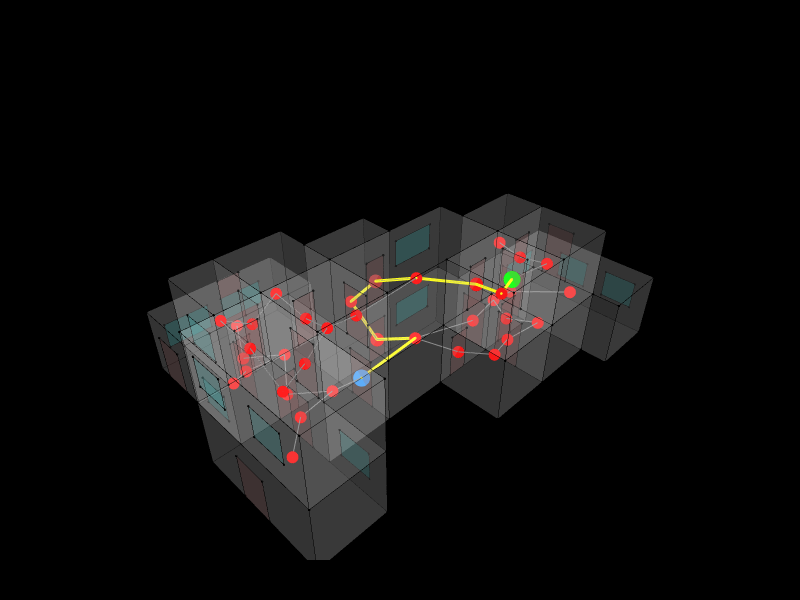

This figure's notebook cell:
### Markdown cell above
## 10. Path Visualisation

The path from room 0 to room 38 passes through **8 intermediate rooms** and covers a centroid-to-centroid distance of approximately **15,955 units**. Start room — green. End room — blue. Path — yellow.

8 hops for a cross-building journey indicates the building has significant network depth. An occupant cannot take a shortcut — they must thread through the full chain of connecting spaces.

### Code cell
for v in g_verts:
    Topology.SetDictionary(v, Dictionary.ByKeysValues(["size", "color"], [14, "red"]))
Topology.SetDictionary(start_v, Dictionary.ByKeysValues(["size", "color"], [20, "lime"]))
Topology.SetDictionary(end_v,   Dictionary.ByKeysValues(["size", "color"], [20, "dodgerblue"]))

for e in Graph.Edges(g_circ):
    Topology.SetDictionary(e, Dictionary.ByKeysValues(["width", "color"], [2, "grey"]))
if shortest_path:
    for e in Topology.Edges(shortest_path):
        Topology.SetDictionary(e, Dictionary.ByKeysValues(["width", "color"], [6, "yellow"]))

show_list = [cc, ap_cluster, g_circ]
if shortest_path:
    show_list.append(shortest_path)

Topology.Show(
    *show_list,
    faceColorKey="color",
    vertexSizeKey="size",
    vertexColorKey="color",
    edgeWidthKey="width",
    edgeColorKey="color",
    faceOpacity=0.12,
    backgroundColor="black",
    width=800,
    height=600,
    renderer=renderer
)

### Figure 1 — Plotly figure (JSON) as saved in the notebook; plotly's stock layout.template omitted (floating-point values rounded to 4 significant figures; data arrays with more than 128 entries replaced by an {"elided": "..."} marker saying what was removed)
{"data": [{"customdata": ["", "", "", "", "", "", "", "", "", "", "", "", "", "", "", "", "", "", "", "", "", "", "", "", "", "", "", "", "", "", "", "", "", "", "", "", "", "", "", "", "", "", "", "", "", "", "", "", "", "", "", "", "", "", "", "", "", "", "", "", "", "", "", "", "", "", "", "", "", "", "", "", "", "", "", "", "", "", "", ""], "hoverinfo": "text", "hovertemplate": ["Click ", "Click ", "Click ", "Click ", "Click ", "Click ", "Click ", "Click ", "Click ", "Click ", "Click ", "Click ", "Click ", "Click ", "Click ", "Click ", "Click ", "Click ", "Click ", "Click ", "Click ", "Click ", "Click ", "Click ", "Click ", "Click ", "Click ", "Click ", "Click ", "Click ", "Click ", "Click ", "Click ", "Click ", "Click ", "Click ", "Click ", "Click ", "Click ", "Click ", "Click ", "Click ", "Click ", "Click ", "Click ", "Click ", "Click ", "Click ", "Click ", "Click ", "Click ", "Click ", "Click ", "Click ", "Click ", "Click ", "Click ", "Click ", "Click ", "Click ", "Click ", "Click ", "Click ", "Click ", "Click ", "Click ", "Click ", "Click ", "Click ", "Click ", "Click ", "Click ", "Click ", "Click ", "Click ", "Click ", "Click ", "Click ", "Click ", "Click "], "hovertext": ["", "", "", "", "", "", "", "", "", "", "", "", "", "", "", "", "", "", "", "", "", "", "", "", "", "", "", "", "", "", "", "", "", "", "", "", "", "", "", "", "", "", "", "", "", "", "", "", "", "", "", "", "", "", "", "", "", "", "", "", "", "", "", "", "", "", "", "", "", "", "", "", "", "", "", "", "", "", "", ""], "legendgroup": "1", "legendrank": 1, "marker": {"color": ["#000000", "#000000", "#000000", "#000000", "#000000", "#000000", "#000000", "#000000", "#000000", "#000000", "#000000", "#000000", "#000000", "#000000", "#000000", "#000000", "#000000", "#000000", "#000000", "#000000", "#000000", "#000000", "#000000", "#000000", "#000000", "#000000", "#000000", "#000000", "#000000", "#000000", "#000000", "#000000", "#000000", "#000000", "#000000", "#000000", "#000000", "#000000", "#000000", "#000000", "#000000", "#000000", "#000000", "#000000", "#000000", "#000000", "#000000", "#000000", "#000000", "#000000", "#000000", "#000000", "#000000", "#000000", "#000000", "#000000", "#000000", "#000000", "#000000", "#000000", "#000000", "#000000", "#000000", "#000000", "#000000", "#000000", "#000000", "#000000", "#000000", "#000000", "#000000", "#000000", "#000000", "#000000", "#000000", "#000000", "#000000", "#000000", "#000000", "#000000"], "line": {"width": 0}, "opacity": 1, "size": [2.8, 2.8, 2.8, 2.8, 2.8, 2.8, 2.8, 2.8, 2.8, 2.8, 2.8, 2.8, 2.8, 2.8, 2.8, 2.8, 2.8, 2.8, 2.8, 2.8, 2.8, 2.8, 2.8, 2.8, 2.8, 2.8, 2.8, 2.8, 2.8, 2.8, 2.8, 2.8, 2.8, 2.8, 2.8, 2.8, 2.8, 2.8, 2.8, 2.8, 2.8, 2.8, 2.8, 2.8, 2.8, 2.8, 2.8, 2.8, 2.8, 2.8, 2.8, 2.8, 2.8, 2.8, 2.8, 2.8, 2.8, 2.8, 2.8, 2.8, 2.8, 2.8, 2.8, 2.8, 2.8, 2.8, 2.8, 2.8, 2.8, 2.8, 2.8, 2.8, 2.8, 2.8, 2.8, 2.8, 2.8, 2.8, 2.8, 2.8], "sizemode": "diameter", "symbol": "circle"}, "mode": "markers", "name": "1: Untitled (Vertices)", "showlegend": false, "text": ["", "", "", "", "", "", "", "", "", "", "", "", "", "", "", "", "", "", "", "", "", "", "", "", "", "", "", "", "", "", "", "", "", "", "", "", "", "", "", "", "", "", "", "", "", "", "", "", "", "", "", "", "", "", "", "", "", "", "", "", "", "", "", "", "", "", "", "", "", "", "", "", "", "", "", "", "", "", "", ""], "type": "scatter3d", "x": [13310, 16310, 16310, 13310, 10310, 13310, 16310, 16310, 10310, 16310, 16310, 13310, 10310, 10310, 16310, 13310, 16310, 16310, 13310, 10310, 10310, 13310, 10310, 13310, 10310, 10310, 13310, 16310, 13310, 16310, 19310, 19310, 19310, 19310, 7310, 7310, 7310, 7310, 19310, 19310, 16310, 13310, 7310, 7310, 10310, 7310, 7310, 10310, 7310, 10310, 19310, 19310, 7310, 5512.0, 4310, 4310, 7310, 5512.0, 4310, 4310, 22310, 22310, 19310, 22310, 22310, 19310, 19310, 7310, 4310, 4310, 5512.0, 5512.0, 5512.0, 5512.0, 11510.0, 5512.0, 11510.0, 11510.0, 5512.0, 11510.0], "y": [-760, -760, -760, -760, -3760, -3760, -3760, -1962.0, -760, -1962.0, -3760, -3760, -3760, -760, -760, -760, -1962.0, -3760, -3760, -3760, -760, 740, 740, 740, 740, 740, -6760, -6760, -6760, -6760, -3760, -1962.0, -3760, -1962.0, -3760, -760, -3760, -760, -1962.0, -3760, -6760, -6760, -3760, -760, 2240, 2240, 2240, 2240, 2240, 2240, -6760, -6760, -6760, -760, -760, -6760, -6760, -760, -760, -6760, -1962.0, -7962.0, -7962.0, -1962.0, -7962.0, -7962.0, -6760, -6760, -6760, -760, -760, 2240, 2240, 2240, 2240, 5240, 5240, 2240, 5240, 5240], "z": [6000, 6000, 3000, 3000, 6000, 6000, 6000, 6000, 6000, 3000, 3000, 3000, 3000, 3000, 0, 0, 0, 0, 0, 0, 0, 6000, 6000, 0, 3000, 0, 6000, 6000, 3000, 3000, 6000, 6000, 3000, 3000, 6000, 6000, 3000, 3000, 0, 0, 0, 0, 0, 0, 6000, 6000, 3000, 3000, 0, 0, 6000, 3000, 6000, 6000, 6000, 6000, 3000, 3000, 3000, 3000, 3000, 3000, 3000, 0, 0, 0, 0, 0, 0, 0, 0, 6000, 3000, 0, 3000, 3000, 3000, 0, 0, 0]}, {"hoverinfo": "text", "hovertext": [], "legendgroup": "2", "legendrank": 2, "line": {"color": "#000000", "dash": "solid", "width": 1}, "marker": {"color": "#000000", "size": 0.25, "symbol": "circle"}, "mode": "markers+lines", "name": "1: Untitled (Edges)", "showlegend": false, "text": [], "type": "scatter3d", "x": {"elided": "474 float values"}, "y": {"elided": "474 float values"}, "z": {"elided": "474 int values"}}, {"cmax": 1, "cmin": 0, "color": "#FAFAFA", "colorscale": [[0, "#440154"], [0.1111, "#482878"], [0.2222, "#3e4989"], [0.3333, "#31688e"], [0.4444, "#26828e"], [0.5556, "#1f9e89"], [0.6667, "#35b779"], [0.7778, "#6ece58"], [0.8889, "#b5de2b"], [1, "#fde725"]], "facecolor": {"elided": "224 str values"}, "flatshading": true, "hoverinfo": "text", "hovertext": {"elided": "224 str values"}, "i": {"elided": "224 int values"}, "j": {"elided": "224 int values"}, "k": {"elided": "224 int values"}, "legendgroup": "3", "legendrank": 3, "lighting": {"facenormalsepsilon": 0}, "name": "1: Untitled (Faces)", "opacity": 0.12, "showlegend": false, "showscale": false, "text": {"elided": "224 str values"}, "type": "mesh3d", "x": [16310, 13310, 13310, 16310, 10310, 10310, 13310, 16310, 16310, 16310, 13310, 16310, 10310, 10310, 16310, 13310, 16310, 13310, 16310, 10310, 10310, 13310, 10310, 13310, 10310, 10310, 16310, 13310, 13310, 16310, 19310, 19310, 19310, 19310, 7310, 7310, 7310, 7310, 19310, 19310, 16310, 13310, 7310, 7310, 7310, 10310, 7310, 10310, 7310, 10310, 19310, 19310, 4310, 7310, 4310, 5512.0, 7310, 5512.0, 4310, 4310, 19310, 22310, 22310, 22310, 22310, 19310, 19310, 7310, 4310, 4310, 5512.0, 5512.0, 5512.0, 5512.0, 11510.0, 11510.0, 5512.0, 11510.0, 5512.0, 11510.0], "y": [-760, -760, -760, -760, -760, -3760, -3760, -1962.0, -3760, -1962.0, -3760, -3760, -3760, -760, -760, -760, -1962.0, -3760, -3760, -3760, -760, 740, 740, 740, 740, 740, -6760, -6760, -6760, -6760, -1962.0, -3760, -3760, -1962.0, -760, -3760, -3760, -760, -1962.0, -3760, -6760, -6760, -3760, -760, 2240, 2240, 2240, 2240, 2240, 2240, -6760, -6760, -6760, -6760, -760, -760, -6760, -760, -760, -6760, -7962.0, -7962.0, -1962.0, -1962.0, -7962.0, -7962.0, -6760, -6760, -6760, -760, -760, 2240, 2240, 2240, 2240, 5240, 5240, 2240, 5240, 5240], "z": [3000, 3000, 6000, 6000, 6000, 6000, 6000, 6000, 6000, 3000, 3000, 3000, 3000, 3000, 0, 0, 0, 0, 0, 0, 0, 6000, 6000, 0, 3000, 0, 6000, 6000, 3000, 3000, 6000, 6000, 3000, 3000, 6000, 6000, 3000, 3000, 0, 0, 0, 0, 0, 0, 6000, 6000, 3000, 3000, 0, 0, 6000, 3000, 6000, 6000, 6000, 6000, 3000, 3000, 3000, 3000, 3000, 3000, 3000, 0, 0, 0, 0, 0, 0, 0, 0, 6000, 3000, 0, 3000, 3000, 3000, 0, 0, 0]}, {"customdata": {"elided": "144 str values"}, "hoverinfo": "text", "hovertemplate": {"elided": "144 str values"}, "hovertext": {"elided": "144 str values"}, "legendgroup": "5", "legendrank": 5, "marker": {"color": {"elided": "144 str values"}, "line": {"width": 0}, "opacity": 1, "size": {"elided": "144 float values"}, "sizemode": "diameter", "symbol": "circle"}, "mode": "markers", "name": "2: Untitled (Vertices)", "showlegend": false, "text": {"elided": "144 str values"}, "type": "scatter3d", "x": {"elided": "144 float values"}, "y": {"elided": "144 float values"}, "z": {"elided": "144 float values"}}, {"hoverinfo": "text", "hovertext": [], "legendgroup": "6", "legendrank": 6, "line": {"color": "#000000", "dash": "solid", "width": 1}, "marker": {"color": "#000000", "size": 0.25, "symbol": "circle"}, "mode": "markers+lines", "name": "2: Untitled (Edges)", "showlegend": false, "text": [], "type": "scatter3d", "x": {"elided": "432 float values"}, "y": {"elided": "432 float values"}, "z": {"elided": "432 float values"}}, {"cmax": 1, "cmin": 0, "color": "#FAFAFA", "colorscale": [[0, "#440154"], [0.1111, "#482878"], [0.2222, "#3e4989"], [0.3333, "#31688e"], [0.4444, "#26828e"], [0.5556, "#1f9e89"], [0.6667, "#35b779"], [0.7778, "#6ece58"], [0.8889, "#b5de2b"], [1, "#fde725"]], "facecolor": ["#A52A2A", "#A52A2A", "#A52A2A", "#A52A2A", "#A52A2A", "#A52A2A", "#A52A2A", "#A52A2A", "#A52A2A", "#A52A2A", "#A52A2A", "#A52A2A", "#A52A2A", "#A52A2A", "#A52A2A", "#A52A2A", "#A52A2A", "#A52A2A", "#A52A2A", "#A52A2A", "#A52A2A", "#A52A2A", "#A52A2A", "#A52A2A", "#A52A2A", "#A52A2A", "#A52A2A", "#A52A2A", "#A52A2A", "#A52A2A", "#A52A2A", "#A52A2A", "#A52A2A", "#A52A2A", "#A52A2A", "#A52A2A", "#A52A2A", "#A52A2A", "#A52A2A", "#A52A2A", "#A52A2A", "#A52A2A", "#A52A2A", "#A52A2A", "#A52A2A", "#A52A2A", "#A52A2A", "#A52A2A", "#00FFFF", "#00FFFF", "#00FFFF", "#00FFFF", "#00FFFF", "#00FFFF", "#00FFFF", "#00FFFF", "#00FFFF", "#00FFFF", "#00FFFF", "#00FFFF", "#00FFFF", "#00FFFF", "#00FFFF", "#00FFFF", "#00FFFF", "#00FFFF", "#00FFFF", "#00FFFF", "#00FFFF", "#00FFFF", "#00FFFF", "#00FFFF"], "flatshading": true, "hoverinfo": "text", "hovertext": ["Face_01", "Face_02", "Face_03", "Face_04", "Face_05", "Face_06", "Face_07", "Face_08", "Face_09", "Face_10", "Face_11", "Face_12", "Face_13", "Face_14", "Face_15", "Face_16", "Face_17", "Face_18", "Face_19", "Face_20", "Face_21", "Face_22", "Face_23", "Face_24", "Face_25", "Face_26", "Face_27", "Face_28", "Face_29", "Face_30", "Face_31", "Face_32", "Face_33", "Face_34", "Face_35", "Face_36", "Face_37", "Face_38", "Face_39", "Face_40", "Face_41", "Face_42", "Face_43", "Face_44", "Face_45", "Face_46", "Face_47", "Face_48", "Face_49", "Face_50", "Face_51", "Face_52", "Face_53", "Face_54", "Face_55", "Face_56", "Face_57", "Face_58", "Face_59", "Face_60", "Face_61", "Face_62", "Face_63", "Face_64", "Face_65", "Face_66", "Face_67", "Face_68", "Face_69", "Face_70", "Face_71", "Face_72"], "i": [0, 3, 4, 7, 8, 11, 12, 12, 16, 19, 20, 23, 24, 24, 28, 31, 32, 35, 36, 36, 40, 40, 44, 47, 48, 48, 52, 55, 56, 59, 60, 60, 64, 64, 68, 68, 72, 72, 76, 76, 80, 80, 84, 84, 88, 88, 92, 95, 96, 96, 100, 100, 104, 104, 108, 108, 112, 112, 116, 119, 120, 120, 124, 124, 128, 128, 132, 135, 136, 136, 140, 140], "j": [1, 1, 5, 5, 9, 9, 13, 14, 17, 17, 21, 21, 25, 26, 29, 29, 33, 33, 37, 38, 41, 42, 45, 45, 49, 50, 53, 53, 57, 57, 61, 62, 65, 66, 69, 70, 73, 74, 77, 78, 81, 82, 85, 86, 89, 90, 93, 93, 97, 98, 101, 102, 105, 106, 109, 110, 113, 114, 117, 116, 121, 122, 125, 126, 129, 130, 133, 132, 137, 138, 141, 142], "k": [2, 0, 6, 4, 10, 8, 14, 15, 18, 16, 22, 20, 26, 27, 30, 28, 34, 32, 38, 39, 42, 43, 46, 44, 50, 51, 54, 52, 58, 56, 62, 63, 66, 67, 70, 71, 74, 75, 78, 79, 82, 83, 86, 87, 90, 91, 94, 92, 98, 99, 102, 103, 106, 107, 110, 111, 114, 115, 118, 118, 122, 123, 126, 127, 130, 131, 134, 134, 138, 139, 142, 143], "legendgroup": "7", "legendrank": 7, "lighting": {"facenormalsepsilon": 0}, "name": "2: Untitled (Faces)", "opacity": 0.12, "showlegend": false, "showscale": false, "text": ["Face_01", "Face_02", "Face_03", "Face_04", "Face_05", "Face_06", "Face_07", "Face_08", "Face_09", "Face_10", "Face_11", "Face_12", "Face_13", "Face_14", "Face_15", "Face_16", "Face_17", "Face_18", "Face_19", "Face_20", "Face_21", "Face_22", "Face_23", "Face_24", "Face_25", "Face_26", "Face_27", "Face_28", "Face_29", "Face_30", "Face_31", "Face_32", "Face_33", "Face_34", "Face_35", "Face_36", "Face_37", "Face_38", "Face_39", "Face_40", "Face_41", "Face_42", "Face_43", "Face_44", "Face_45", "Face_46", "Face_47", "Face_48", "Face_49", "Face_50", "Face_51", "Face_52", "Face_53", "Face_54", "Face_55", "Face_56", "Face_57", "Face_58", "Face_59", "Face_60", "Face_61", "Face_62", "Face_63", "Face_64", "Face_65", "Face_66", "Face_67", "Face_68", "Face_69", "Face_70", "Face_71", "Face_72"], "type": "mesh3d", "x": {"elided": "144 float values"}, "y": {"elided": "144 float values"}, "z": {"elided": "144 float values"}}, {"hoverinfo": "text", "hovertext": [], "legendgroup": "14", "legendrank": 14, "line": {"color": "#808080", "dash": "solid", "width": 2}, "marker": {"color": "#808080", "size": 0.5, "symbol": "circle"}, "mode": "markers+lines", "name": "3: Untitled Graph (Edges)", "showlegend": false, "text": [], "type": "scatter3d", "x": [17810, 16310.0, null, 8810, 7764.0, null, 8512.0, 7764.0, null, 8810, 8992.0, null, 8810, 8992.0, null, 8810, 7310.0, null, 6411.0, 7310.0, null, 8810, 7310.0, null, 5810, 7310.0, null, 5810, 7310.0, null, 8810, 7310.0, null, 8810, 7764.0, null, 8810, 7764.0, null, 6411.0, 7310.0, null, 8810, 7310.0, null, 17810, 18120.0, null, 17810, 18120.0, null, 14810, 16310.0, null, 17810, 16310.0, null, 5810, 6562.0, null, 6411.0, 6562.0, null, 17810, 17640.0, null, 17810, 17640.0, null, 20810, 19310.0, null, 17810, 19310.0, null, 8810, 10310.0, null, 14810, 15200.0, null, 13310, 15200.0, null, 13310, 12520.0, null, 13310, 10310.0, null, 8810, 10310.0, null, 11810, 12520.0, null, 17810, 16310.0, null, 14810, 14360.0, null, 11810, 12520.0, null, 13310, 14360.0, null, 13310, 16310.0, null, 13310, 12520.0, null], "y": [-5260, -4670.0, null, 740, 2240.0, null, 3740, 2240.0, null, -2260, -760.0, null, 740, -760.0, null, 740, 1330.0, null, 740, 1330.0, null, -2260, -2211.0, null, -3760, -2211.0, null, -3760, -2884.0, null, -2260, -2884.0, null, 740, -760.0, null, -2260, -760.0, null, 740, 174.4, null, 740, 174.4, null, -5260, -3760.0, null, -2861.0, -3760.0, null, -5260, -4813.0, null, -5260, -4813.0, null, -3760, -760.0, null, 740, -760.0, null, -2861.0, -3760.0, null, -5260, -3760.0, null, -4962.0, -2728.0, null, -2861.0, -2728.0, null, -2260, -2211.0, null, -5260, -3760.0, null, -2260, -3760.0, null, -2260, -760.0, null, -2260, -2084.0, null, -2260, -2084.0, null, -10, -760.0, null, -2861.0, -2914.0, null, -5260, -3760.0, null, -10, -760.0, null, -2260, -3760.0, null, -2260, -2914.0, null, -2260, -760.0, null], "z": [4500, 4170.0, null, 1500, 1023.0, null, 1500, 1023.0, null, 4500, 4023.0, null, 4500, 4023.0, null, 1500, 1170.0, null, 1500, 1170.0, null, 1500, 1170.0, null, 1500, 1170.0, null, 4500, 4170.0, null, 4500, 4170.0, null, 1500, 1023.0, null, 1500, 1023.0, null, 4500, 4170.0, null, 4500, 4170.0, null, 4500, 4023.0, null, 4500, 4023.0, null, 1500, 1170.0, null, 1500, 1170.0, null, 4500, 4023.0, null, 4500, 4023.0, null, 1500, 1023.0, null, 1500, 1023.0, null, 1500, 1170.0, null, 1500, 1170.0, null, 1500, 1170.0, null, 4500, 4023.0, null, 4500, 4023.0, null, 4500, 4023.0, null, 4500, 4170.0, null, 4500, 4170.0, null, 3000, 4023.0, null, 1500, 1170.0, null, 1500, 1023.0, null, 3000, 1023.0, null, 1500, 1023.0, null, 1500, 1170.0, null, 1500, 1023.0, null]}, {"hoverinfo": "text", "hovertext": [], "legendgroup": "14", "legendrank": 14, "line": {"color": "#FFFF00", "dash": "solid", "width": 6}, "marker": {"color": "#FFFF00", "size": 1.5, "symbol": "circle"}, "mode": "markers+lines", "name": "3: Untitled Graph (Edges)", "showlegend": false, "text": [], "type": "scatter3d", "x": [14810, 16310.0, null, 13310, 10310.0, null], "y": [-5260, -4670.0, null, -2260, -2211.0, null], "z": [4500, 4170.0, null, 1500, 1170.0, null]}, {"customdata": ["", "", "", "", "", "", "", "", "", "", "", "", "", "", "", "", "", "", "", "", "", "", "", "", "", "", "", "", "", "", "", "", "", "", "", "", "", "", ""], "hoverinfo": "text", "hovertemplate": ["Click ", "Click ", "Click ", "Click ", "Click ", "Click ", "Click ", "Click ", "Click ", "Click ", "Click ", "Click ", "Click ", "Click ", "Click ", "Click ", "Click ", "Click ", "Click ", "Click ", "Click ", "Click ", "Click ", "Click ", "Click ", "Click ", "Click ", "Click ", "Click ", "Click ", "Click ", "Click ", "Click ", "Click ", "Click ", "Click ", "Click ", "Click ", "Click "], "hovertext": ["", "", "", "", "", "", "", "", "", "", "", "", "", "", "", "", "", "", "", "", "", "", "", "", "", "", "", "", "", "", "", "", "", "", "", "", "", "", ""], "legendgroup": "13", "legendrank": 13, "marker": {"color": ["#00FF00", "#FF0000", "#FF0000", "#FF0000", "#FF0000", "#FF0000", "#FF0000", "#FF0000", "#FF0000", "#FF0000", "#FF0000", "#FF0000", "#FF0000", "#FF0000", "#FF0000", "#FF0000", "#FF0000", "#FF0000", "#FF0000", "#FF0000", "#FF0000", "#FF0000", "#FF0000", "#FF0000", "#FF0000", "#FF0000", "#FF0000", "#FF0000", "#FF0000", "#FF0000", "#FF0000", "#FF0000", "#FF0000", "#FF0000", "#FF0000", "#FF0000", "#FF0000", "#FF0000", "#1E90FF"], "line": {"width": 0}, "opacity": 1, "size": [20, 14, 14, 14, 14, 14, 14, 14, 14, 14, 14, 14, 14, 14, 14, 14, 14, 14, 14, 14, 14, 14, 14, 14, 14, 14, 14, 14, 14, 14, 14, 14, 14, 14, 14, 14, 14, 14, 20], "sizemode": "diameter", "symbol": "circle"}, "mode": "markers", "name": "3: Untitled Graph (Vertices)", "showlegend": false, "text": ["", "", "", "", "", "", "", "", "", "", "", "", "", "", "", "", "", "", "", "", "", "", "", "", "", "", "", "", "", "", "", "", "", "", "", "", "", "", ""], "type": "scatter3d", "x": [16310.0, 7764.0, 8992.0, 7310.0, 7310.0, 7310.0, 7764.0, 7310.0, 18120.0, 16310.0, 6562.0, 17640.0, 19310.0, 8810, 17810, 6411.0, 8810, 15200.0, 13310, 10310.0, 20810, 14810, 12520.0, 17810, 17810, 6411.0, 17810, 14810, 8512.0, 5810, 11810, 8810, 13310, 8810, 5810, 12520.0, 16310.0, 14360.0, 10310.0], "y": [-4670.0, 2240.0, -760.0, 1330.0, -2211.0, -2884.0, -760.0, 174.4, -3760.0, -4813.0, -760.0, -3760.0, -2728.0, 740, -5260, 740, -2260, -3760.0, -2260, -2084.0, -4962.0, -5260, -760.0, -2861.0, -5260, 740, -2861.0, -5260, 3740, -3760, -10, -2260, -2260, 740, -3760, -760.0, -2914.0, -3760.0, -2211.0], "z": [4170.0, 1023.0, 4023.0, 1170.0, 1170.0, 4170.0, 1023.0, 4170.0, 4023.0, 1170.0, 4023.0, 1023.0, 1170.0, 4500, 1500, 4500, 1500, 4023.0, 4500, 4170.0, 1500, 4500, 4023.0, 1500, 4500, 1500, 4500, 1500, 1500, 1500, 3000, 4500, 1500, 1500, 4500, 1023.0, 1170.0, 1023.0, 1170.0]}, {"customdata": ["", "", "", "", "", "", "", "", ""], "hoverinfo": "text", "hovertemplate": ["Click ", "Click ", "Click ", "Click ", "Click ", "Click ", "Click ", "Click ", "Click "], "hovertext": ["", "", "", "", "", "", "", "", ""], "legendgroup": "9", "legendrank": 9, "marker": {"color": ["#1E90FF", "#000000", "#FF0000", "#000000", "#A52A2A", "#000000", "#FF0000", "#000000", "#00FF00"], "line": {"width": 0}, "opacity": 1, "size": [20, 2.8, 16, 2.8, 16, 2.8, 16, 2.8, 20], "sizemode": "diameter", "symbol": "circle"}, "mode": "markers", "name": "4: Untitled (Vertices)", "showlegend": false, "text": ["", "", "", "", "", "", "", "", ""], "type": "scatter3d", "x": [10310.0, 13310, 12520.0, 11810, 12520.0, 13310, 15200.0, 14810, 16310.0], "y": [-2211.0, -2260, -760.0, -10, -760.0, -2260, -3760.0, -5260, -4670.0], "z": [1170.0, 1500, 1023.0, 3000, 4023.0, 4500, 4023.0, 4500, 4170.0]}, {"hoverinfo": "text", "hovertext": [], "legendgroup": "10", "legendrank": 10, "line": {"color": "#FFFF00", "dash": "solid", "width": 6}, "marker": {"color": "#FFFF00", "size": 1.5, "symbol": "circle"}, "mode": "markers+lines", "name": "4: Untitled (Edges)", "showlegend": false, "text": [], "type": "scatter3d", "x": [10310.0, 13310, null, 13310, 12520.0, null, 12520.0, 11810, null, 11810, 12520.0, null, 12520.0, 13310, null, 13310, 15200.0, null, 15200.0, 14810, null, 14810, 16310.0, null], "y": [-2211.0, -2260, null, -2260, -760.0, null, -760.0, -10, null, -10, -760.0, null, -760.0, -2260, null, -2260, -3760.0, null, -3760.0, -5260, null, -5260, -4670.0, null], "z": [1170.0, 1500, null, 1500, 1023.0, null, 1023.0, 3000, null, 3000, 4023.0, null, 4023.0, 4500, null, 4500, 4023.0, null, 4023.0, 4500, null, 4500, 4170.0, null]}], "layout": {"autosize": true, "height": 600, "margin": {"b": 40, "l": 40, "r": 40, "t": 40}, "paper_bgcolor": "#000000", "plot_bgcolor": "#000000", "scene": {"aspectmode": "data", "camera": {"center": {"x": 0, "y": 0, "z": 0}, "eye": {"x": -1.25, "y": -1.25, "z": 1.25}, "projection": {"type": "perspective"}, "up": {"x": 0, "y": 0, "z": 1}}, "xaxis": {"visible": false}, "yaxis": {"visible": false}, "zaxis": {"visible": false}}, "showlegend": true, "width": 800, "xaxis": {"showgrid": false, "visible": false, "zeroline": false}, "yaxis": {"showgrid": false, "visible": false, "zeroline": false}}}
